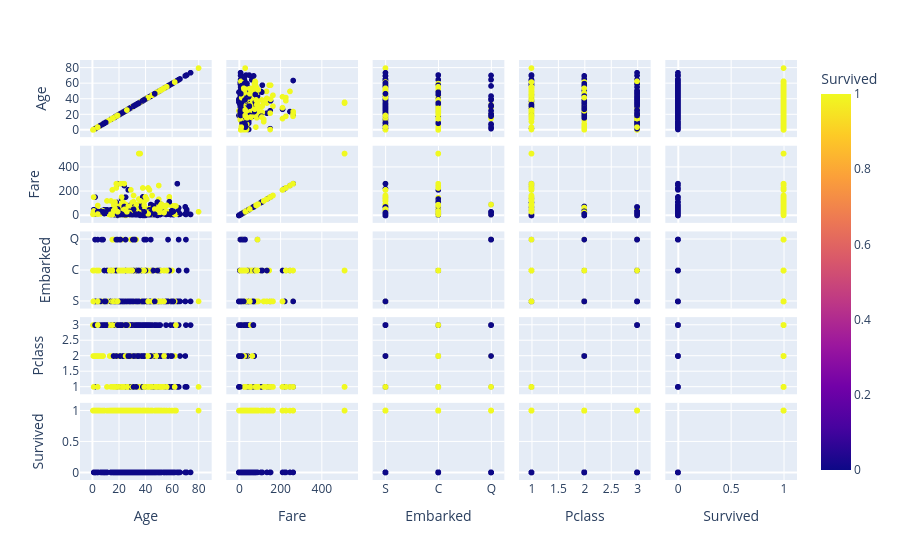

The notebook cell this image was saved under:
### Code cell
# gráfico dinâmico
plot_dynamic = px.scatter_matrix(titanic_train,
                                dimensions=['Age', 'Fare', 'Embarked', 'Pclass', 'Survived'],
                                color='Survived')
plot_dynamic.show()

### Figure 1 — Plotly figure (JSON) as saved in the notebook; plotly's stock layout.template omitted (floating-point values rounded to 4 significant figures; data arrays with more than 128 entries replaced by an {"elided": "..."} marker saying what was removed)
{"data": [{"dimensions": [{"axis": {"matches": true}, "label": "Age", "values": {"elided": "891 float values"}}, {"axis": {"matches": true}, "label": "Fare", "values": {"elided": "891 float values"}}, {"axis": {"matches": true}, "label": "Embarked", "values": {"elided": "891 str values"}}, {"axis": {"matches": true}, "label": "Pclass", "values": {"elided": "891 int values"}}, {"axis": {"matches": true}, "label": "Survived", "values": {"elided": "891 int values"}}], "hovertemplate": "%{xaxis.title.text}=%{x}<br>%{yaxis.title.text}=%{y}<br>Survived=%{marker.color}<extra></extra>", "legendgroup": "", "marker": {"color": {"elided": "891 int values"}, "coloraxis": "coloraxis", "symbol": "circle"}, "name": "", "showlegend": false, "type": "splom"}], "layout": {"autosize": true, "coloraxis": {"colorbar": {"title": {"text": "Survived"}}, "colorscale": [[0, "#0d0887"], [0.1111, "#46039f"], [0.2222, "#7201a8"], [0.3333, "#9c179e"], [0.4444, "#bd3786"], [0.5556, "#d8576b"], [0.6667, "#ed7953"], [0.7778, "#fb9f3a"], [0.8889, "#fdca26"], [1, "#f0f921"]]}, "dragmode": "select", "legend": {"tracegroupgap": 0}, "margin": {"t": 60}, "xaxis": {"autorange": true, "range": [-15.49, 95.91], "type": "linear"}, "xaxis2": {"autorange": true, "range": [-102.4, 614.7], "type": "linear"}, "xaxis3": {"autorange": true, "range": [-0.3998, 2.4], "type": "category"}, "xaxis4": {"autorange": true, "range": [0.6002, 3.4], "type": "linear"}, "xaxis5": {"autorange": true, "range": [-0.1999, 1.2], "type": "linear"}, "yaxis": {"autorange": true, "range": [-15.49, 95.91], "type": "linear"}, "yaxis2": {"autorange": true, "range": [-102.4, 614.7], "type": "linear"}, "yaxis3": {"autorange": true, "range": [-0.3998, 2.4], "type": "category"}, "yaxis4": {"autorange": true, "range": [0.6002, 3.4], "type": "linear"}, "yaxis5": {"autorange": true, "range": [-0.1999, 1.2], "type": "linear"}}}
